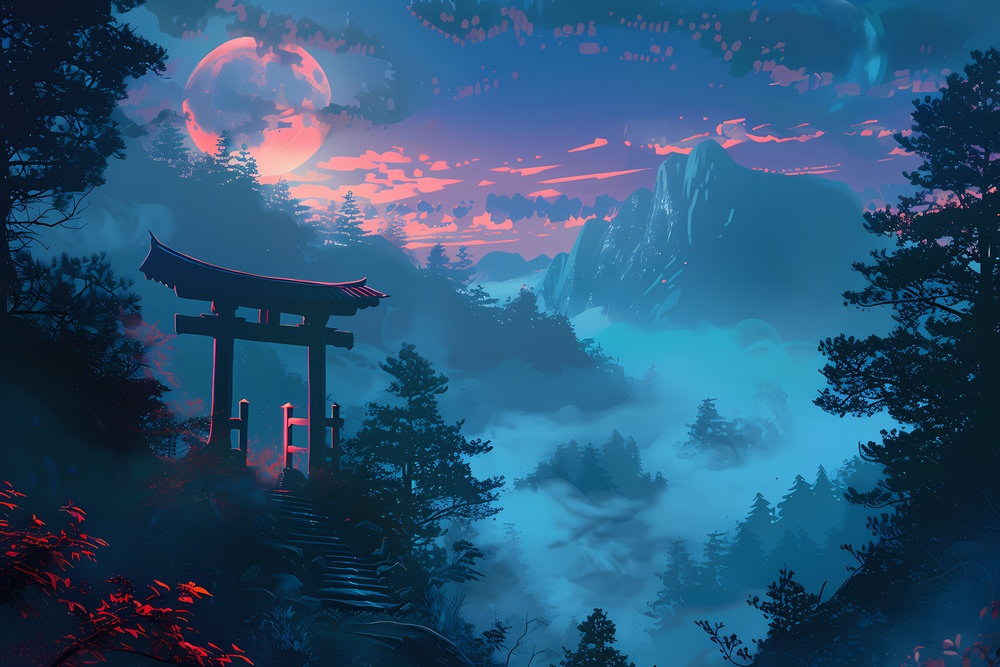
#> input picture Lab Experiments/image.jpg, 1000 x 667 px, shrunk from 5376 x 3584 before the run
$ python 'exp 5.py'
#> lines starting #> are read from the running program, lines starting #| are printed output that depends on the picture

import cv2
import matplotlib.pyplot as plt

img = cv2.imread(
    "image.jpg"
)
#> img is the input picture: shape (667, 1000, 3); mean B, G, R 117.6, 84.1, 42.4

if img is None:
    print("Error: Image not found. Check the file path.")
else:
    colors = ("b", "g", "r")

    for i, color in enumerate(colors):
        hist = cv2.calcHist([img], [i], None, [256], [0, 256])
        plt.plot(hist, color=color)

    plt.title("Color Histogram")
    plt.xlabel("Color Level")
    plt.ylabel("Number of Pixels")
    plt.show()
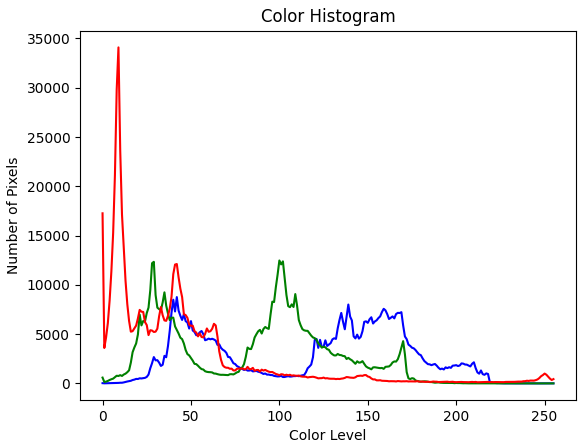
#> figure drawn by matplotlib, 1 panel; curve peaks at x = 42, y = 8756; curve peaks at x = 100, y = 12471; curve peaks at x = 9, y = 34091
